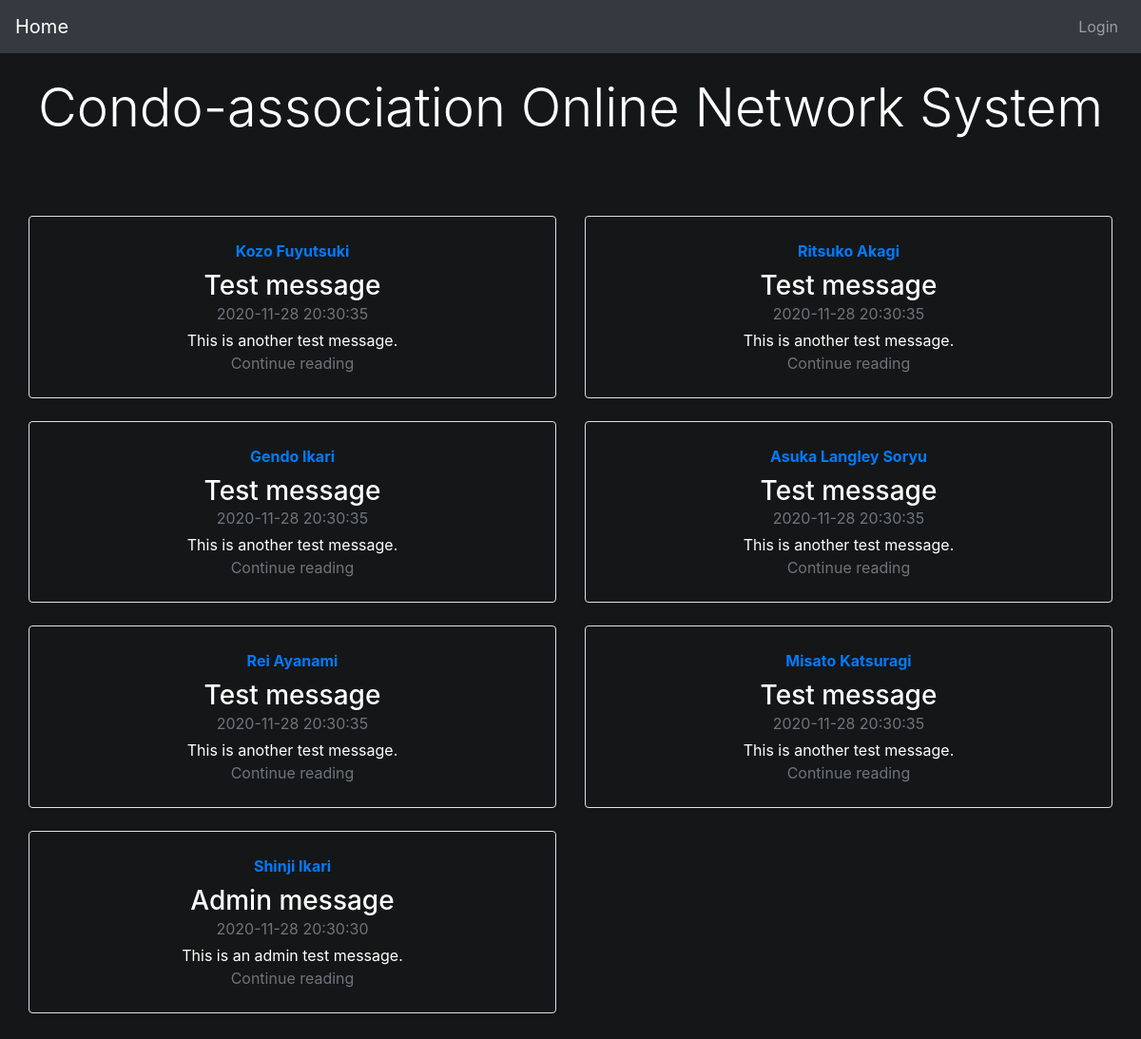
The page / on the database its author committed.
### tables this page shows
CREATE TABLE `posts` (
  `post_id` INT NOT NULL AUTO_INCREMENT,
  `user_id` INT NOT NULL,
  `post_date` DATETIME NOT NULL,
  `view_permission` VARCHAR(45) DEFAULT "public",
  `title` VARCHAR(45),
  `content` VARCHAR(1000),
  `image_id` VARCHAR(45) DEFAULT "none",  
  `is_announcement` INT(1) DEFAULT 0,  
  PRIMARY KEY (`post_id`),
  FOREIGN KEY (`user_id`) REFERENCES condo_owners(`user_id`)
);

CREATE TABLE `condo_owners` (
  `user_id` INT NOT NULL AUTO_INCREMENT,
  `name` VARCHAR(45) NOT NULL,
  `email` VARCHAR(45) NOT NULL,
  `password` VARCHAR(255) NOT NULL, 
  `address` VARCHAR(45) NOT NULL,
  `percent_owned` DECIMAL NOT NULL,
  `privilege` VARCHAR(45) NOT NULL,
  PRIMARY KEY (`user_id`)
);

### includes/functions_inc.php (called while the page is built, shortened)
<?php
function fetch_user_by_id($conn, $uid) {
    $sql = "SELECT * FROM condo_owners WHERE user_id = ?;";
    $stmt = mysqli_stmt_init($conn);
    if(!mysqli_stmt_prepare($stmt, $sql)) {
        header("location: ../index.php?error=stmterror");
        exit();
    }
    mysqli_stmt_bind_param($stmt, "i", $uid);
    mysqli_stmt_execute($stmt);
    $query_result = mysqli_stmt_get_result($stmt);
    if ($row = mysqli_fetch_assoc($query_result)) {
        return $row;
    }
    else {
        mysqli_stmt_close($stmt);
        return false;
    }
}

### includes/post_functions_inc.php (the view, shortened to what this page needs)
<?php
function print_posts($conn) {
    require_once "functions_inc.php";
    $sql = "SELECT * FROM posts ORDER BY is_announcement DESC, post_id DESC;";
    $query_result = mysqli_query($conn, $sql);
    echo '<div class="row mb-2 margin-top">';
    if($query_result) {
        while($row = mysqli_fetch_assoc($query_result)) {
            $content = $row["content"];
            $user = fetch_user_by_id($conn, $row["user_id"]);
            $message_type = "primary";
            echo '
                <div class="col-md-6">
                    <div class="row no-gutters border rounded overflow-hidden flex-md-row mb-4 shadow-sm h-md-250 position-relative">
                        <div class="col p-4 d-flex flex-column position-static">
                            <strong class="d-inline-block mb-2 text-'. $message_type .'">'.$user["name"].'</strong>
                            <h3 class="mb-0">'. $row["title"] .'</h3>
                            <div class="mb-1 text-muted">'. $row["post_date"] .'</div>
                            <p class="card-text mb-auto">'. $content .'</p>
                            <a href="post.php?pid='. $row["post_id"] .'" class="stretched-link text-muted">Continue reading</a>
                        </div>
                    </div>
                </div>';
        }
    }
    echo '</div>';
}

### css/style.css (style rules this page uses)
body { color: #fff; background-color: #151617; }
.margin-top { margin-top : 5rem; }

### rows shown on the page
posts: user.name "Kozo Fuyutsuki", title "Test message", post_date "2020-11-28 20:30:35", content "This is another test message."
posts: user.name "Ritsuko Akagi", title "Test message", post_date "2020-11-28 20:30:35", content "This is another test message."
posts: user.name "Gendo Ikari", title "Test message", post_date "2020-11-28 20:30:35", content "This is another test message."
posts: user.name "Asuka Langley Soryu", title "Test message", post_date "2020-11-28 20:30:35", content "This is another test message."
posts: user.name "Rei Ayanami", title "Test message", post_date "2020-11-28 20:30:35", content "This is another test message."
posts: user.name "Misato Katsuragi", title "Test message", post_date "2020-11-28 20:30:35", content "This is another test message."
posts: user.name "Shinji Ikari", title "Admin message", post_date "2020-11-28 20:30:30", content "This is an admin test message."
